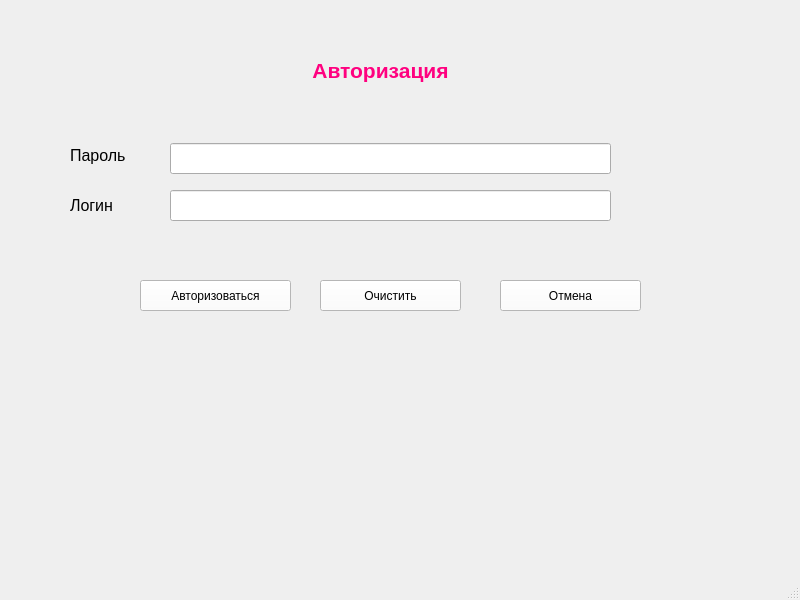
<?xml version="1.0" encoding="UTF-8"?>
<ui version="4.0">
 <class>MainWindow</class>
 <widget class="QMainWindow" name="MainWindow">
  <property name="geometry">
   <rect>
    <x>0</x>
    <y>0</y>
    <width>800</width>
    <height>600</height>
   </rect>
  </property>
  <property name="windowTitle">
   <string>MainWindow</string>
  </property>
  <widget class="QWidget" name="centralwidget">
   <widget class="QLabel" name="label_Title">
    <property name="geometry">
     <rect>
      <x>50</x>
      <y>30</y>
      <width>661</width>
      <height>81</height>
     </rect>
    </property>
    <property name="styleSheet">
     <string notr="true">color: rgb(255, 0, 127);</string>
    </property>
    <property name="text">
     <string>&lt;html&gt;&lt;head/&gt;&lt;body&gt;&lt;p align=&quot;center&quot;&gt;&lt;span style=&quot; font-size:16pt; font-weight:600;&quot;&gt;Авторизация&lt;/span&gt;&lt;/p&gt;&lt;/body&gt;&lt;/html&gt;</string>
    </property>
   </widget>
   <widget class="QLabel" name="label_Login">
    <property name="geometry">
     <rect>
      <x>70</x>
      <y>140</y>
      <width>81</width>
      <height>31</height>
     </rect>
    </property>
    <property name="text">
     <string>&lt;html&gt;&lt;head/&gt;&lt;body&gt;&lt;p&gt;&lt;span style=&quot; font-size:12pt;&quot;&gt;Пароль&lt;/span&gt;&lt;/p&gt;&lt;/body&gt;&lt;/html&gt;</string>
    </property>
   </widget>
   <widget class="QLabel" name="label_Password">
    <property name="geometry">
     <rect>
      <x>70</x>
      <y>190</y>
      <width>71</width>
      <height>31</height>
     </rect>
    </property>
    <property name="text">
     <string>&lt;html&gt;&lt;head/&gt;&lt;body&gt;&lt;p&gt;&lt;span style=&quot; font-size:12pt;&quot;&gt;Логин&lt;/span&gt;&lt;/p&gt;&lt;/body&gt;&lt;/html&gt;</string>
    </property>
   </widget>
   <widget class="QLineEdit" name="input_Login">
    <property name="geometry">
     <rect>
      <x>170</x>
      <y>143</y>
      <width>441</width>
      <height>31</height>
     </rect>
    </property>
   </widget>
   <widget class="QLineEdit" name="input_Password">
    <property name="geometry">
     <rect>
      <x>170</x>
      <y>190</y>
      <width>441</width>
      <height>31</height>
     </rect>
    </property>
   </widget>
   <widget class="QPushButton" name="button_Submit">
    <property name="geometry">
     <rect>
      <x>140</x>
      <y>280</y>
      <width>151</width>
      <height>31</height>
     </rect>
    </property>
    <property name="styleSheet">
     <string notr="true">font: 12pt &quot;MS Shell Dlg 2&quot;;
color: rgb(0, 0, 0);
background-color: rgb(255, 255, 255);</string>
    </property>
    <property name="text">
     <string>Авторизоваться</string>
    </property>
   </widget>
   <widget class="QPushButton" name="button_Clear">
    <property name="geometry">
     <rect>
      <x>320</x>
      <y>280</y>
      <width>141</width>
      <height>31</height>
     </rect>
    </property>
    <property name="styleSheet">
     <string notr="true">font: 12pt &quot;MS Shell Dlg 2&quot;;
background-color: rgb(255, 255, 255);
color: rgb(0, 0, 0);</string>
    </property>
    <property name="text">
     <string>Очистить</string>
    </property>
   </widget>
   <widget class="QPushButton" name="button_Cancel">
    <property name="geometry">
     <rect>
      <x>500</x>
      <y>280</y>
      <width>141</width>
      <height>31</height>
     </rect>
    </property>
    <property name="styleSheet">
     <string notr="true">font: 12pt &quot;MS Shell Dlg 2&quot;;
background-color: rgb(255, 255, 255);
color: rgb(0, 0, 0);</string>
    </property>
    <property name="text">
     <string>Отмена</string>
    </property>
   </widget>
  </widget>
  <widget class="QStatusBar" name="statusbar"/>
 </widget>
 <resources/>
 <connections/>
</ui>
